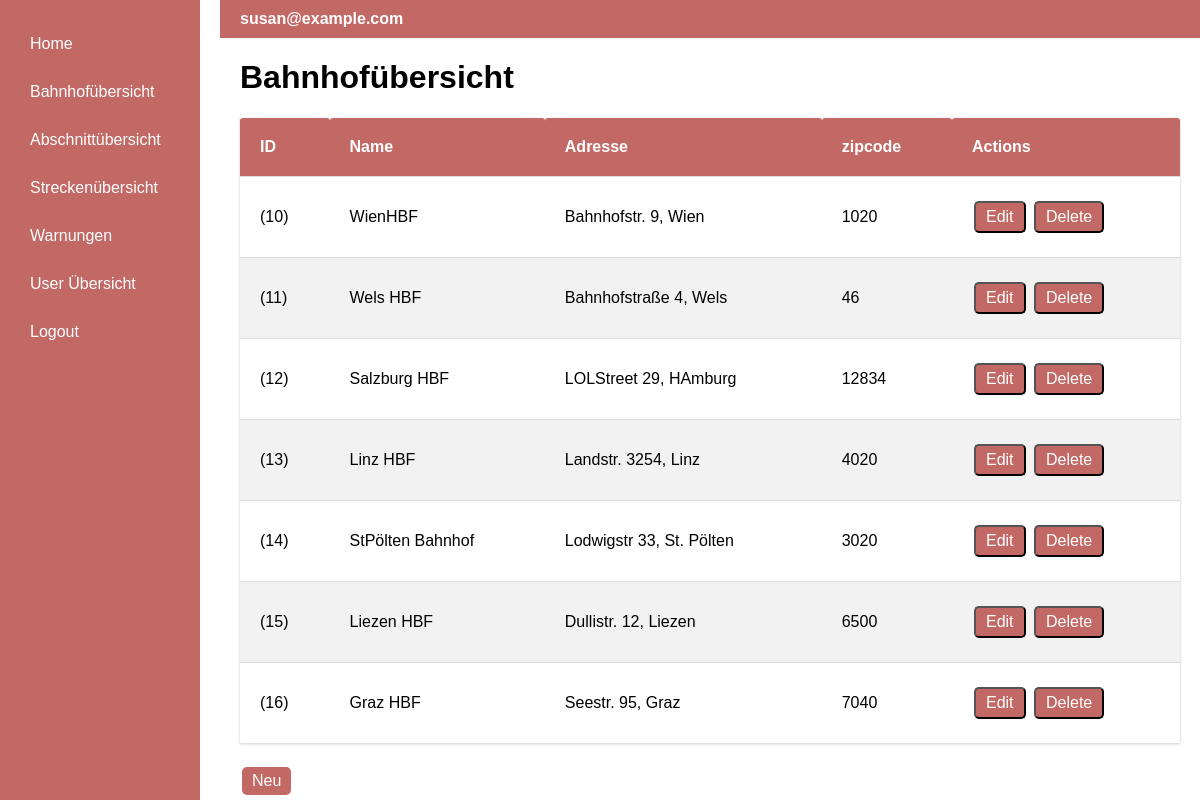
/trainstation (signed in), run on the app's committed database.
### app/models.py (models this page shows, shortened)
class User(UserMixin, db.Model):
    id: so.Mapped[int] = so.mapped_column(primary_key=True)
    username: so.Mapped[str] = so.mapped_column(sa.String(64), index=True,
                                                unique=True)
    email: so.Mapped[str] = so.mapped_column(sa.String(120), index=True,
                                             unique=True)
    password_hash: so.Mapped[Optional[str]] = so.mapped_column(sa.String(256))
    isAdmin = db.Column(db.Boolean, default=False)
    address_id = db.Column(db.Integer, db.ForeignKey('address.id', name='fk_user_address_id'))
    address = db.relationship('Address', backref='user', uselist=False)

class Station(db.Model):
    id = db.Column(db.Integer, primary_key=True, autoincrement=True)
    name = db.Column(db.String(140))
    address_id = db.Column(db.Integer, db.ForeignKey('address.id', name='fk_station_address_id'))
    address = db.relationship("Address")
    xcoord = db.Column(db.String(140))
    ycoord = db.Column(db.String(140))

class Address(db.Model):
    id = db.Column(db.Integer, primary_key=True, autoincrement=True)
    street = db.Column(db.String(140))
    no = db.Column(db.Integer)
    zipcode = db.Column(db.Integer)
    city = db.Column(db.String(140))
    country = db.Column(db.String(140))

### app/routes.py (the view)
@app.route('/trainstation')
@login_required
def trainstation():
    stations = db.session.query(Station, Address).join(Address, Station.address_id == Address.id).all()
    return render_template('trainstation.html', title='Trainstation', stations=stations)

### app/models.py (called while the page is built)
@login.user_loader
def load_user(id):
    return db.session.get(User, int(id))

### app/templates/trainstation.html
{% extends "base.html" %}
{% block content %}
    <h1>Bahnhofübersicht</h1>
    <table class="table-station">
        <thead>
        <tr>
            <th>ID</th>
            <th>Name</th>
            <th>Adresse</th>
            <th>zipcode</th>
            {% if current_user.is_authenticated and current_user.isAdmin %}
                <th>Actions</th>
            {% endif %}
        </tr>
        </thead>
        <tbody>
        {% for station, address in stations %}
            <tr>
                <td>
                    ({{ station.id }})
                </td>
                <td>{{ station.name }}</td>
                <td>{{ address.street }} {{ address.no }}, {{ address.city }}</td>
                <td>{{ address.zipcode }}</td>
                {% if current_user.is_authenticated and current_user.isAdmin %}
                    <td>
                        <form class="button-form" action="{{ url_for('trainstationEdit', station_id=station.id) }}" method="post">
                            <input type="submit" value="Edit" class="edit-button">
                        </form>
                    <form class="button-form" action="{{ url_for('trainstationDelete', station_id=station.id) }}" method="post">
                            <input type="submit" value="Delete" class="edit-button">
                        </form>
                    </td>
                {% endif %}
            </tr>
        {% endfor %}
        </tbody>
    </table>
    {% if current_user.is_authenticated and current_user.isAdmin %}
        <a class="create_button" href="{{ url_for('trainstationNew') }}">Neu</a>
    {% endif %}
{% endblock %}

### app/templates/base.html (shortened to what this page needs)
<!DOCTYPE html>
<html lang="en">
<head>
</head>
<body>
    <div class="container">
        <div class="sidebar">
            <a href="{{ url_for('index') }}">Home</a>
            {% if current_user.is_anonymous %}
            <a href="{{ url_for('login') }}">Login</a>
            {% else %}
            <a href="{{ url_for('trainstation') }}">Bahnhofübersicht</a>
            <a href="{{ url_for('segments') }}">Abschnittübersicht</a>
            <a href="{{ url_for('routes_overview') }}">Streckenübersicht</a>
            <a href="{{ url_for('warnings') }}">Warnungen</a>
                 {% if current_user.is_authenticated and current_user.isAdmin %}
                <a href="{{ url_for('user') }}">User Übersicht</a>
                {% endif %}
            <a href="{{ url_for('logout') }}">Logout</a>
            {% endif %}
        </div>
        <div class="content">
            <div class="topbar">
                <span class="email">{{ current_user.email if not current_user.is_anonymous else 'Guest' }}</span>
            </div>
            {% block content %}{% endblock %}
        </div>
    </div>
</body>
</html>

### app/templates/base.html (style rules this page uses)
body, html { margin: 0; padding: 0; font-family: Arial, sans-serif; width: 100%; height: 100%; overflow-x: hidden; }
.container { display: flex; height: 100vh; width: 100%; overflow: hidden; }
.sidebar { background-color: rgb(195, 105, 101); color: white; width: 200px; padding: 20px; display: flex; flex-direction: column; box-sizing: border-box; }
.sidebar a { text-decoration: none; color: white; padding: 10px; margin: 5px 0; display: block; }
.content { flex-grow: 1; padding: 0 20px 20px 40px; }
.topbar { background-color: rgb(195, 105, 101); color: white; padding: 10px 20px; display: flex; align-items: center; justify-content: space-between; width: calc(100% + 40px); margin: 0 -20px 0 -20px; box-sizing: border-box; }
.email { font-weight: bold; padding-right: 20px; }
.table-station { width: 100%; border-collapse: separate; border-spacing: 0; margin: 20px 0; box-shadow: 0 1px 3px rgba(0, 0, 0, 0.2); }
.table-station th, .table-station td { padding: 20px; text-align: left; border-bottom: 1px solid #ddd; }
.table-station th { background-color: rgb(195, 105, 101); color: white; border-radius: 3px 3px 0 0; }
.table-station tr:last-child td { border-bottom: none; }
.table-station tr:nth-child(even) { background-color: #f2f2f2; }
.edit-button { background-color: rgb(195, 105, 101); color: white; padding: 5px 10px; text-align: center; text-decoration: none; display: inline-block; font-size: 16px; margin: 4px 2px; cursor: pointer; border-radius: 5px; }
.create_button { background-color: rgb(195, 105, 101); color: white; padding: 5px 10px; text-align: center; text-decoration: none; display: inline-block; font-size: 16px; margin: 4px 2px; cursor: pointer; border-radius: 5px; }
.button-form { display: inline-block; }

### data on the page
User: email "susan@example.com"
Station: id "10", name "WienHBF", street "Bahnhofstr.", no "9", city "Wien", zipcode "1020"
Station: id "11", name "Wels HBF", street "Bahnhofstraße", no "4", city "Wels", zipcode "46"
Station: id "12", name "Salzburg HBF", street "LOLStreet", no "29", city "HAmburg", zipcode "12834"
Station: id "13", name "Linz HBF", street "Landstr.", no "3254", city "Linz", zipcode "4020"
Station: id "14", name "StPölten Bahnhof", street "Lodwigstr", no "33", city "St. Pölten", zipcode "3020"
Station: id "15", name "Liezen HBF", street "Dullistr.", no "12", city "Liezen", zipcode "6500"
Station: id "16", name "Graz HBF", street "Seestr.", no "95", city "Graz", zipcode "7040"
